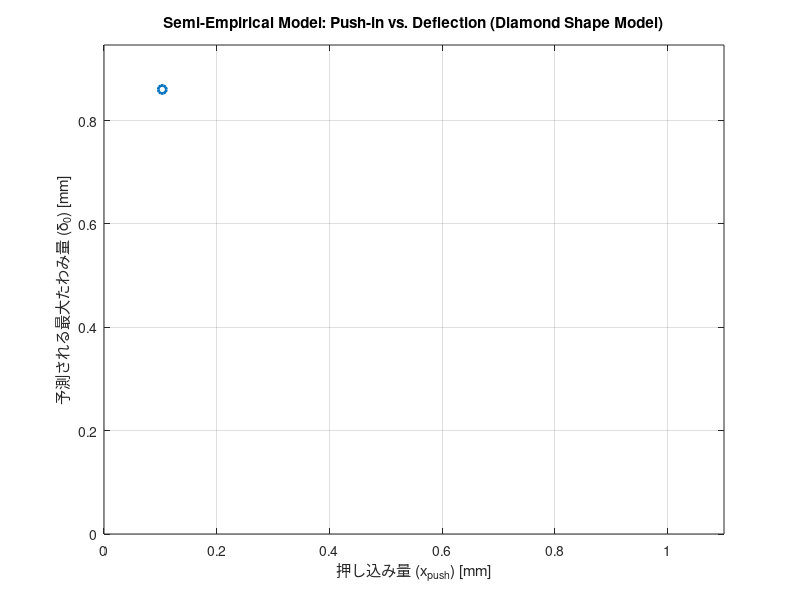

Write the MATLAB code that produced this figure.
%RUN_INITIAL_DEFLECTION  フレームの押し込み量から膜の初期たわみを求める
%
%   FEA の結果で補正した理論式（式3.5）
%       x_push = (1/2) * C_eff * δ0^2      [mm]
%   を δ0 について解き、押し込み量 x_push に対する初期たわみ δ0 を計算する。
%   単位はすべて mm。
%
%   旧ファイル名: kotei_LikoruS_danmen.m（旧 kotei_LikoruS_danmen2.m もこのファイルに統合）
%   論文: 第3章（式3.5）

clear; clc; close all;

%% 1. 設定
model = 'diamond';      % 'diamond'（ひし形モデル）または 'strip'（短冊モデル）

% 押し込み量 [mm]。ベクトルで与えると一度にまとめて計算する
x_push = 0.1034;
% x_push = 0.01:0.01:0.1;   % 旧 kotei_LikoruS_danmen2.m の設定

%% 2. 有効形状定数（FEA の結果から逆算した値）
switch model
    case 'diamond'
        C_eff = 0.2795;
        % C_eff = 0.2781;   % 旧 kotei_LikoruS_danmen2.m で使っていた値
        model_name = 'Diamond Shape Model';
    case 'strip'
        C_eff = 0.2548;
        model_name = 'Strip Model';
    otherwise
        error('model は ''diamond'' か ''strip'' を指定してください。');
end

%% 3. 計算（式3.5）
delta_0 = sqrt(2 * x_push / C_eff);   % [mm] 初期たわみ

%% 4. 結果の表示
fprintf('=======================================================\n');
fprintf('<< 半経験的モデルによる予測結果 (%s) >>\n', model_name);
fprintf('使用した有効形状定数 C_eff = %.4f\n\n', C_eff);
fprintf('押し込み量[mm] | 予測たわみ量[mm]\n');
fprintf('----------------|------------------\n');
for i = 1:numel(x_push)
    fprintf('     %.4f      |      %.4f\n', x_push(i), delta_0(i));
end
fprintf('=======================================================\n');

%% 5. プロット
figure;
plot(x_push, delta_0, '-o', 'LineWidth', 2);
grid on;
xlabel('押し込み量 (x_{push}) [mm]');
ylabel('予測される最大たわみ量 (\delta_0) [mm]');
title(['Semi-Empirical Model: Push-in vs. Deflection (' model_name ')']);
xlim([0, 1.1]);
ylim([0, max(delta_0) * 1.1]);
